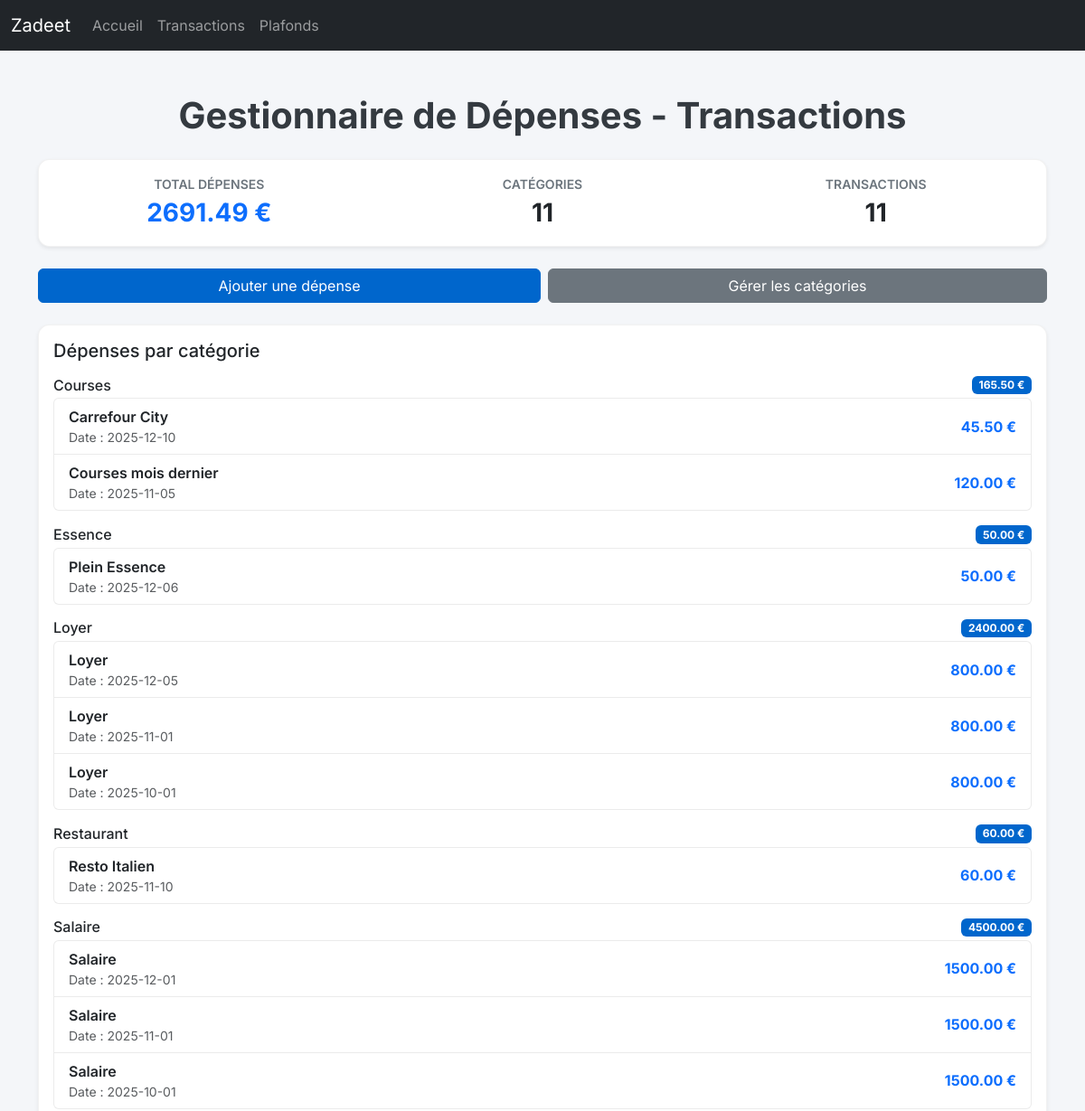
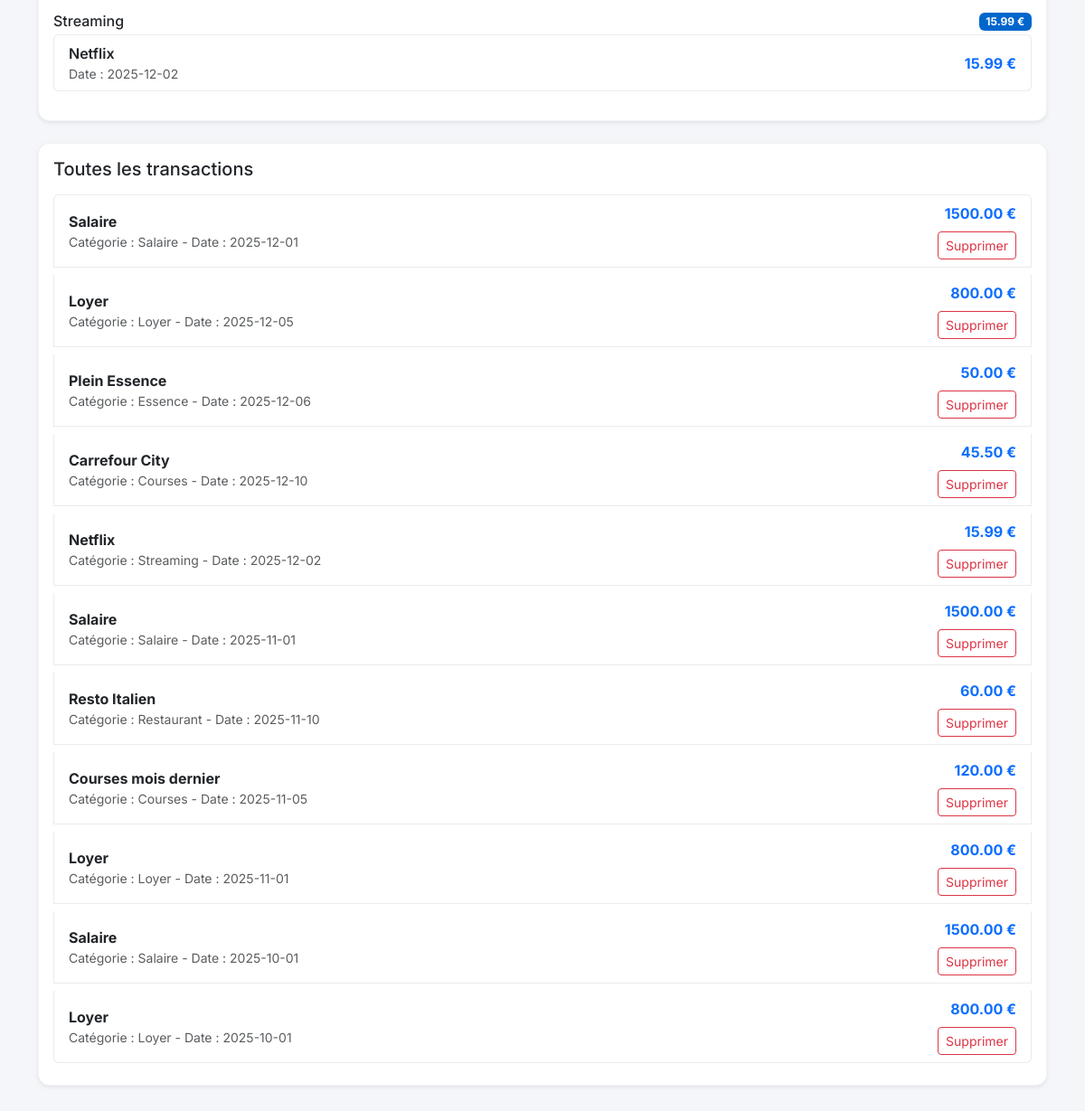
Page /transactions/page on the earlier database version (2 pictures, top to bottom).
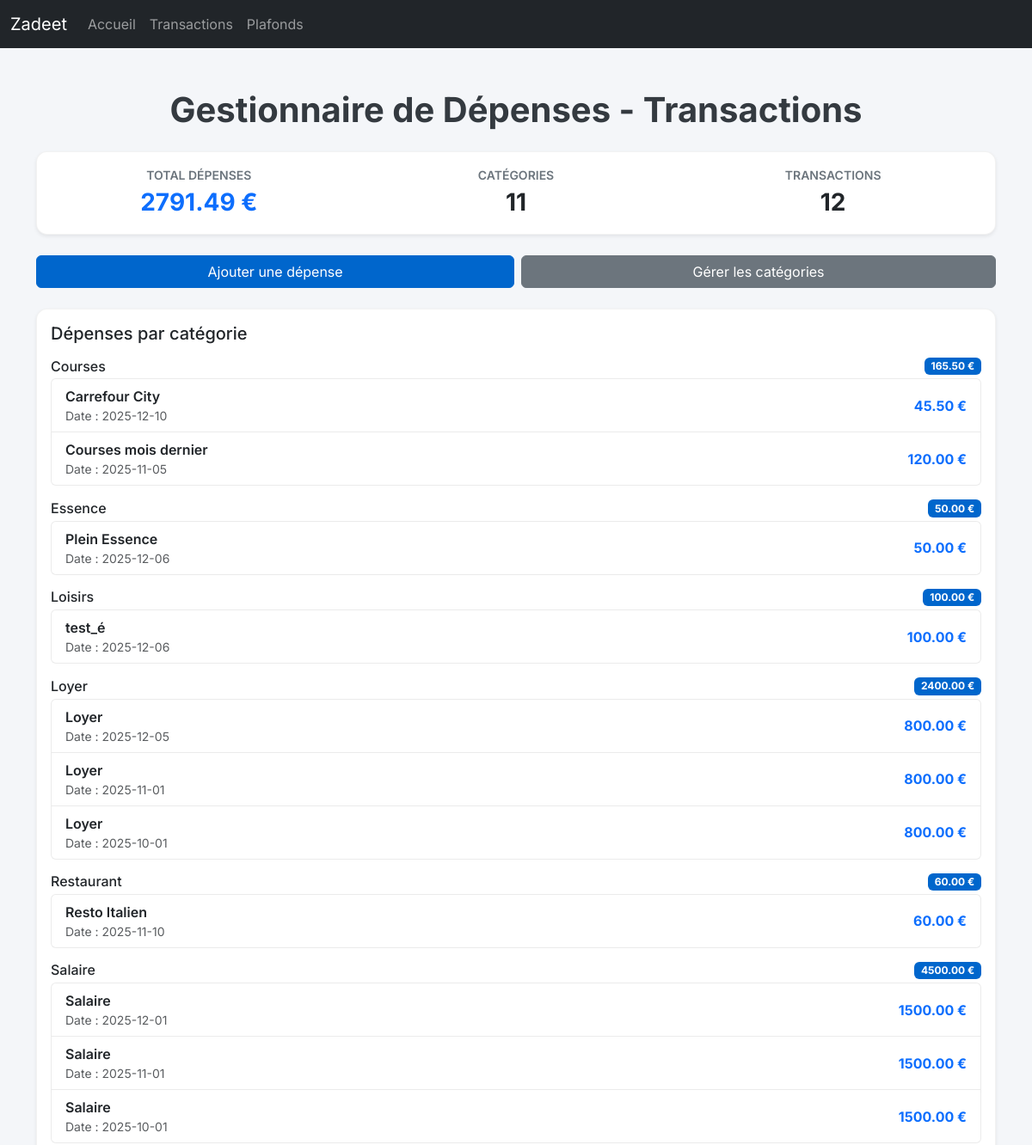
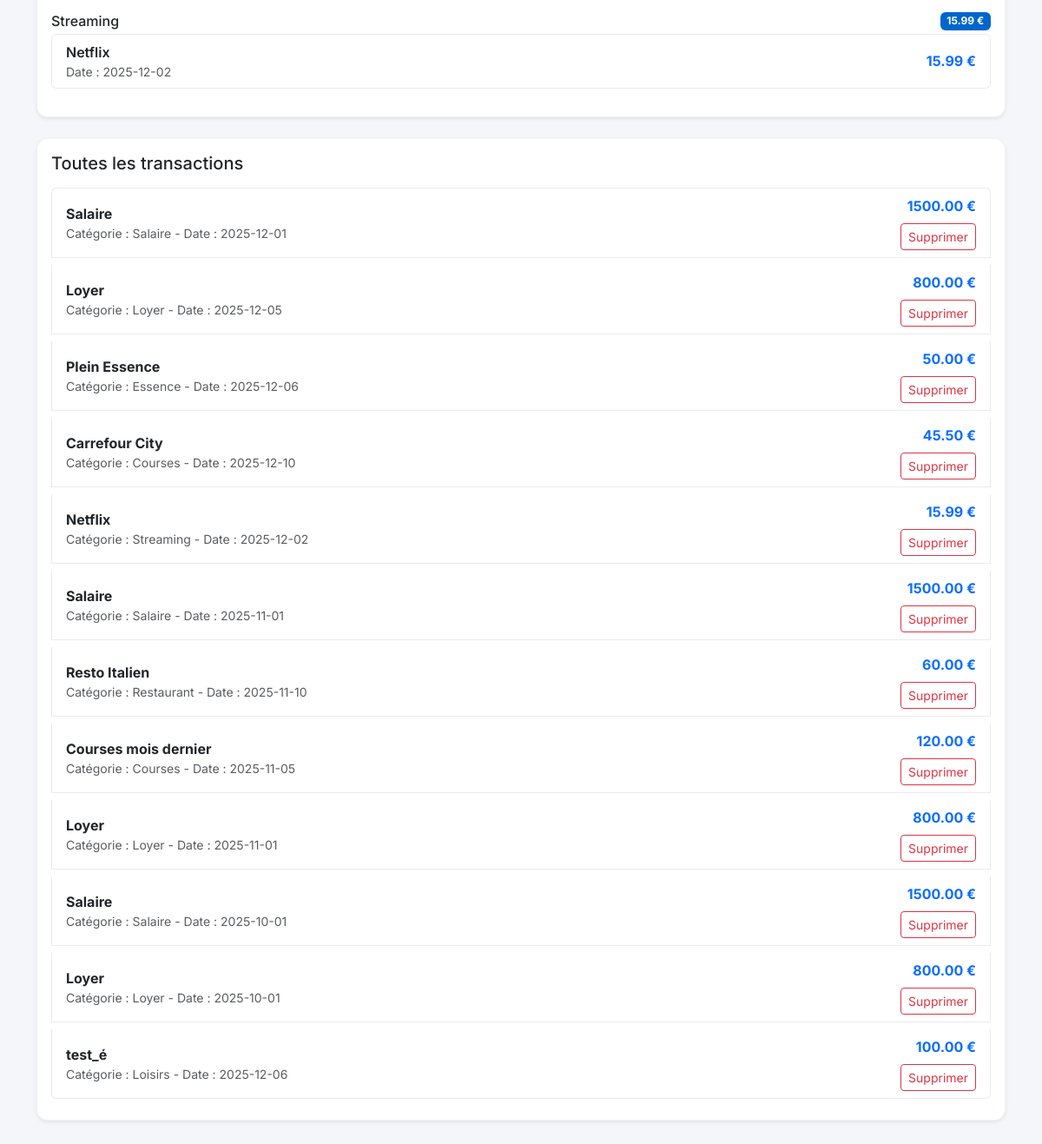
Same page on the later database version (2 pictures, top to bottom).
### app/db/models.py (models this page shows)
class Category(Base):
    __tablename__ = "categories"
    id = Column(Integer, primary_key=True, index=True)
    name = Column(String, unique=True, index=True)
    type = Column(String) # "depense" ou "revenu"
    parent_id = Column(Integer, ForeignKey("categories.id"), nullable=True)
    parent = relationship("Category", remote_side=[id], backref="subcategories")
    transactions = relationship("Transaction", back_populates="category")

class Transaction(Base):
    __tablename__ = "transactions"
    id = Column(Integer, primary_key=True, index=True)
    amount = Column(Float)
    label = Column(String)
    date = Column(DateTime, default=datetime.utcnow)
    category_id = Column(Integer, ForeignKey("categories.id"))
    category = relationship("Category", back_populates="transactions")

### app/api/routes_transactions.py (the view)
@router.get("/page", response_class=HTMLResponse)
def transactions_page(
    request: Request,
    search: Optional[str] = None,
    db: Session = Depends(get_db),
):
    overview = transaction_service.get_transactions_overview(db)
    overview["categories"] = category_service.get_categories(db)
    filtered_txns = transaction_service.get_transactions(
        db=db,
        search=search,
    )
    overview["transactions"] = filtered_txns
    return templates.TemplateResponse(
        "transactions.html",
        {"request": request, **overview, "search": search or ""},
    )

### app/templates/transactions.html (shortened to what this page needs)
{% extends 'base.html' %}
{% block content %}
<header class="text-center mb-4">
  <h1 class="fw-bold">Gestionnaire de Dépenses - Transactions</h1>
</header>
<section class="card shadow-sm mb-4">
  <div class="card-body">
    <div class="row text-center">
      <div class="col-md-4 mb-3 mb-md-0">
        <div class="fw-semibold text-secondary text-uppercase small">Total Dépenses</div>
        <div class="fs-3 fw-bold text-primary">{{ '%.2f' | format(total_expenses or 0) }} €</div>
      </div>
      <div class="col-md-4 mb-3 mb-md-0">
        <div class="fw-semibold text-secondary text-uppercase small">Catégories</div>
        <div class="fs-3 fw-bold">{{ total_categories }}</div>
      </div>
      <div class="col-md-4">
        <div class="fw-semibold text-secondary text-uppercase small">Transactions</div>
        <div class="fs-3 fw-bold">{{ total_transactions }}</div>
      </div>
    </div>
  </div>
</section>
<section class="d-flex flex-column flex-md-row gap-2 mb-4">
  <button class="btn btn-primary flex-fill" data-bs-toggle="modal" data-bs-target="#expenseModal">
    Ajouter une dépense
  </button>
  <a href="/categories/page" class="btn btn-secondary flex-fill text-center">Gérer les catégories</a>
</section>
<section class="card shadow-sm mb-4">
  <div class="card-body">
    <h2 class="h5 mb-3">Dépenses par catégorie</h2>
    {% set txns_with_category = transactions | selectattr('category', 'ne', None) | list %}
    {% if txns_with_category %}
      {% for group in txns_with_category | groupby('category.name') %}
        <div class="mb-3">
          <div class="d-flex justify-content-between align-items-center mb-1">
            <h3 class="h6 mb-0">{{ group.grouper }}</h3>
            <span class="badge bg-primary">
              {{ '%.2f' | format(group.list | map(attribute='amount') | sum) }} €
            </span>
          </div>
          <ul class="list-group">
            {% for t in group.list %}
              <li class="list-group-item d-flex justify-content-between align-items-center">
                <div>
                  <div class="fw-semibold">{{ t.label or 'Dépense' }}</div>
                  <div class="small text-muted">Date : {{ t.date.strftime('%Y-%m-%d') }}</div>
                </div>
                <div class="fw-bold text-primary">{{ '%.2f' | format(t.amount) }} €</div>
              </li>
            {% endfor %}
          </ul>
        </div>
      {% endfor %}
    {% else %}
      <div class="text-muted">Aucune dépense avec catégorie pour le moment.</div>
    {% endif %}
    {% set txns_no_category = transactions | selectattr('category', 'equalto', None) | list %}
  </div>
</section>
<section class="card shadow-sm mb-4">
  <div class="card-body">
    <h2 class="h5 mb-3">Toutes les transactions</h2>
    {% if transactions %}
      <div class="list-group">
        {% for t in transactions %}
          <div class="list-group-item mb-2 d-flex justify-content-between align-items-center">
            <div>
              <div class="fw-bold">{{ t.label or 'Dépense' }}</div>
              <div class="small text-muted">
                {% if t.category %}
                  Catégorie : {{ t.category.name }} -
                {% else %}
                  Sans catégorie -
                {% endif %}
                Date : {{ t.date.strftime('%Y-%m-%d') }}
              </div>
            </div>
            <div class="text-end ms-3">
              <div class="fw-bold text-primary">{{ '%.2f' | format(t.amount) }} €</div>
              <form method="post" action="/transactions/{{ t.id }}" class="mt-2">
                <button type="submit" class="btn btn-sm btn-outline-danger">Supprimer</button>
              </form>
            </div>
          </div>
        {% endfor %}
      </div>
    {% else %}
      <div class="text-center text-muted py-4">
        <div class="fs-1">💰</div>
        <p class="mb-0">Aucune dépense enregistrée. Ajoutez votre première dépense !</p>
      </div>
    {% endif %}
  </div>
</section>
{% endblock %}

Differences in the rows shown:
now on this page (row unchanged): Category: grouper "Loisirs", list|map "100.00"
added Transaction: label "test_é", date "2025-12-06", amount "100.00", category.name "Loisirs"
Other differences:
{{ '%.2f' | format(total_expenses or 0) }}: "2691.49" → "2791.49"
{{ total_transactions }}: "11" → "12"
